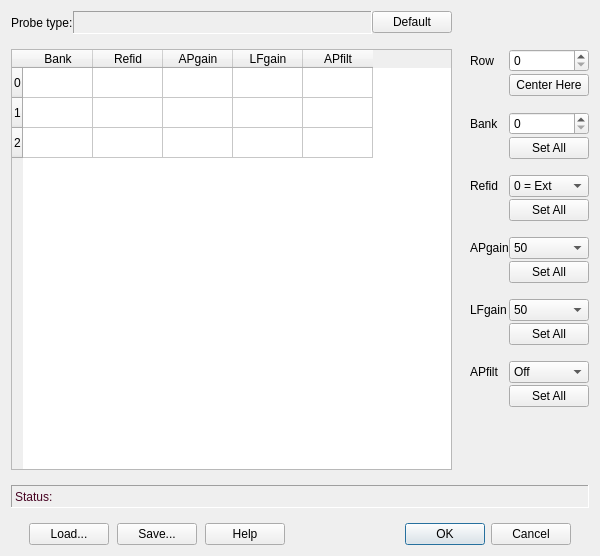
<?xml version="1.0" encoding="UTF-8"?>
<ui version="4.0">
 <class>IMROEditor_T0</class>
 <widget class="QDialog" name="IMROEditor_T0">
  <property name="windowModality">
   <enum>Qt::ApplicationModal</enum>
  </property>
  <property name="geometry">
   <rect>
    <x>0</x>
    <y>0</y>
    <width>600</width>
    <height>556</height>
   </rect>
  </property>
  <property name="minimumSize">
   <size>
    <width>600</width>
    <height>0</height>
   </size>
  </property>
  <property name="windowTitle">
   <string>Imec Readout Table Editor</string>
  </property>
  <property name="modal">
   <bool>true</bool>
  </property>
  <layout class="QGridLayout" name="gridLayout">
   <property name="horizontalSpacing">
    <number>18</number>
   </property>
   <property name="verticalSpacing">
    <number>15</number>
   </property>
   <item row="0" column="0">
    <layout class="QHBoxLayout" name="horizontalLayout">
     <property name="spacing">
      <number>0</number>
     </property>
     <item>
      <widget class="QLabel" name="prbHdr">
       <property name="sizePolicy">
        <sizepolicy hsizetype="Preferred" vsizetype="Preferred">
         <horstretch>0</horstretch>
         <verstretch>0</verstretch>
        </sizepolicy>
       </property>
       <property name="text">
        <string>Probe type:</string>
       </property>
      </widget>
     </item>
     <item>
      <widget class="QLabel" name="prbLbl">
       <property name="enabled">
        <bool>true</bool>
       </property>
       <property name="sizePolicy">
        <sizepolicy hsizetype="Expanding" vsizetype="Fixed">
         <horstretch>1</horstretch>
         <verstretch>0</verstretch>
        </sizepolicy>
       </property>
       <property name="minimumSize">
        <size>
         <width>0</width>
         <height>23</height>
        </size>
       </property>
       <property name="palette">
        <palette>
         <active>
          <colorrole role="WindowText">
           <brush brushstyle="SolidPattern">
            <color alpha="255">
             <red>71</red>
             <green>3</green>
             <blue>34</blue>
            </color>
           </brush>
          </colorrole>
         </active>
         <inactive>
          <colorrole role="WindowText">
           <brush brushstyle="SolidPattern">
            <color alpha="255">
             <red>71</red>
             <green>3</green>
             <blue>34</blue>
            </color>
           </brush>
          </colorrole>
         </inactive>
         <disabled>
          <colorrole role="WindowText">
           <brush brushstyle="SolidPattern">
            <color alpha="255">
             <red>106</red>
             <green>104</green>
             <blue>100</blue>
            </color>
           </brush>
          </colorrole>
         </disabled>
        </palette>
       </property>
       <property name="frameShape">
        <enum>QFrame::Panel</enum>
       </property>
       <property name="frameShadow">
        <enum>QFrame::Sunken</enum>
       </property>
       <property name="lineWidth">
        <number>1</number>
       </property>
       <property name="text">
        <string/>
       </property>
      </widget>
     </item>
     <item>
      <widget class="QPushButton" name="defaultBut">
       <property name="sizePolicy">
        <sizepolicy hsizetype="Preferred" vsizetype="Fixed">
         <horstretch>0</horstretch>
         <verstretch>0</verstretch>
        </sizepolicy>
       </property>
       <property name="text">
        <string>Default</string>
       </property>
      </widget>
     </item>
    </layout>
   </item>
   <item row="1" column="0">
    <widget class="QTableWidget" name="tableWidget">
     <property name="enabled">
      <bool>true</bool>
     </property>
     <property name="sizePolicy">
      <sizepolicy hsizetype="Expanding" vsizetype="Expanding">
       <horstretch>1</horstretch>
       <verstretch>0</verstretch>
      </sizepolicy>
     </property>
     <property name="horizontalScrollBarPolicy">
      <enum>Qt::ScrollBarAlwaysOff</enum>
     </property>
     <attribute name="horizontalHeaderDefaultSectionSize">
      <number>70</number>
     </attribute>
     <row>
      <property name="text">
       <string>0</string>
      </property>
     </row>
     <row>
      <property name="text">
       <string>1</string>
      </property>
     </row>
     <row>
      <property name="text">
       <string>2</string>
      </property>
     </row>
     <column>
      <property name="text">
       <string>Bank</string>
      </property>
     </column>
     <column>
      <property name="text">
       <string>Refid</string>
      </property>
     </column>
     <column>
      <property name="text">
       <string>APgain</string>
      </property>
     </column>
     <column>
      <property name="text">
       <string>LFgain</string>
      </property>
     </column>
     <column>
      <property name="text">
       <string>APfilt</string>
      </property>
     </column>
    </widget>
   </item>
   <item row="1" column="1">
    <layout class="QGridLayout" name="gridLayout_2">
     <property name="verticalSpacing">
      <number>2</number>
     </property>
     <item row="16" column="0">
      <widget class="QLabel" name="label_5">
       <property name="text">
        <string>APfilt</string>
       </property>
      </widget>
     </item>
     <item row="11" column="1">
      <widget class="QPushButton" name="apBut">
       <property name="sizePolicy">
        <sizepolicy hsizetype="Preferred" vsizetype="Fixed">
         <horstretch>0</horstretch>
         <verstretch>0</verstretch>
        </sizepolicy>
       </property>
       <property name="text">
        <string>Set All</string>
       </property>
      </widget>
     </item>
     <item row="10" column="1">
      <widget class="QComboBox" name="apCB">
       <property name="focusPolicy">
        <enum>Qt::WheelFocus</enum>
       </property>
       <item>
        <property name="text">
         <string>50</string>
        </property>
       </item>
       <item>
        <property name="text">
         <string>125</string>
        </property>
       </item>
       <item>
        <property name="text">
         <string>250</string>
        </property>
       </item>
       <item>
        <property name="text">
         <string>500</string>
        </property>
       </item>
       <item>
        <property name="text">
         <string>1000</string>
        </property>
       </item>
       <item>
        <property name="text">
         <string>1500</string>
        </property>
       </item>
       <item>
        <property name="text">
         <string>2000</string>
        </property>
       </item>
       <item>
        <property name="text">
         <string>3000</string>
        </property>
       </item>
      </widget>
     </item>
     <item row="10" column="0">
      <widget class="QLabel" name="label_3">
       <property name="text">
        <string>APgain</string>
       </property>
      </widget>
     </item>
     <item row="0" column="0">
      <widget class="QLabel" name="label_6">
       <property name="text">
        <string>Row</string>
       </property>
      </widget>
     </item>
     <item row="15" column="1">
      <spacer name="verticalSpacer_5">
       <property name="orientation">
        <enum>Qt::Vertical</enum>
       </property>
       <property name="sizeType">
        <enum>QSizePolicy::Fixed</enum>
       </property>
       <property name="sizeHint" stdset="0">
        <size>
         <width>20</width>
         <height>14</height>
        </size>
       </property>
      </spacer>
     </item>
     <item row="9" column="1">
      <spacer name="verticalSpacer_2">
       <property name="orientation">
        <enum>Qt::Vertical</enum>
       </property>
       <property name="sizeType">
        <enum>QSizePolicy::Fixed</enum>
       </property>
       <property name="sizeHint" stdset="0">
        <size>
         <width>20</width>
         <height>14</height>
        </size>
       </property>
      </spacer>
     </item>
     <item row="0" column="1">
      <widget class="QSpinBox" name="rowSB">
       <property name="maximum">
        <number>999</number>
       </property>
      </widget>
     </item>
     <item row="4" column="1">
      <widget class="QSpinBox" name="bankSB">
       <property name="sizePolicy">
        <sizepolicy hsizetype="MinimumExpanding" vsizetype="Fixed">
         <horstretch>0</horstretch>
         <verstretch>0</verstretch>
        </sizepolicy>
       </property>
      </widget>
     </item>
     <item row="7" column="0">
      <widget class="QLabel" name="label_2">
       <property name="text">
        <string>Refid</string>
       </property>
      </widget>
     </item>
     <item row="18" column="1">
      <spacer name="verticalSpacer_4">
       <property name="orientation">
        <enum>Qt::Vertical</enum>
       </property>
       <property name="sizeHint" stdset="0">
        <size>
         <width>20</width>
         <height>40</height>
        </size>
       </property>
      </spacer>
     </item>
     <item row="12" column="1">
      <spacer name="verticalSpacer_3">
       <property name="orientation">
        <enum>Qt::Vertical</enum>
       </property>
       <property name="sizeType">
        <enum>QSizePolicy::Fixed</enum>
       </property>
       <property name="sizeHint" stdset="0">
        <size>
         <width>20</width>
         <height>14</height>
        </size>
       </property>
      </spacer>
     </item>
     <item row="14" column="1">
      <widget class="QPushButton" name="lfBut">
       <property name="sizePolicy">
        <sizepolicy hsizetype="Preferred" vsizetype="Fixed">
         <horstretch>0</horstretch>
         <verstretch>0</verstretch>
        </sizepolicy>
       </property>
       <property name="text">
        <string>Set All</string>
       </property>
      </widget>
     </item>
     <item row="16" column="1">
      <widget class="QComboBox" name="hipassCB">
       <item>
        <property name="text">
         <string>Off</string>
        </property>
       </item>
       <item>
        <property name="text">
         <string>300Hz</string>
        </property>
       </item>
      </widget>
     </item>
     <item row="7" column="1">
      <widget class="QComboBox" name="refidCB">
       <property name="maxVisibleItems">
        <number>14</number>
       </property>
       <item>
        <property name="text">
         <string>0 = Ext</string>
        </property>
       </item>
       <item>
        <property name="text">
         <string>1 = Tip</string>
        </property>
       </item>
       <item>
        <property name="text">
         <string>2 = 192</string>
        </property>
       </item>
       <item>
        <property name="text">
         <string>3 = 576</string>
        </property>
       </item>
       <item>
        <property name="text">
         <string>4 = 960</string>
        </property>
       </item>
      </widget>
     </item>
     <item row="13" column="1">
      <widget class="QComboBox" name="lfCB">
       <item>
        <property name="text">
         <string>50</string>
        </property>
       </item>
       <item>
        <property name="text">
         <string>125</string>
        </property>
       </item>
       <item>
        <property name="text">
         <string>250</string>
        </property>
       </item>
       <item>
        <property name="text">
         <string>500</string>
        </property>
       </item>
       <item>
        <property name="text">
         <string>1000</string>
        </property>
       </item>
       <item>
        <property name="text">
         <string>1500</string>
        </property>
       </item>
       <item>
        <property name="text">
         <string>2000</string>
        </property>
       </item>
       <item>
        <property name="text">
         <string>3000</string>
        </property>
       </item>
      </widget>
     </item>
     <item row="13" column="0">
      <widget class="QLabel" name="label_4">
       <property name="text">
        <string>LFgain</string>
       </property>
      </widget>
     </item>
     <item row="5" column="1">
      <widget class="QPushButton" name="bankBut">
       <property name="sizePolicy">
        <sizepolicy hsizetype="Preferred" vsizetype="Fixed">
         <horstretch>0</horstretch>
         <verstretch>0</verstretch>
        </sizepolicy>
       </property>
       <property name="text">
        <string>Set All</string>
       </property>
      </widget>
     </item>
     <item row="8" column="1">
      <widget class="QPushButton" name="refidBut">
       <property name="sizePolicy">
        <sizepolicy hsizetype="Preferred" vsizetype="Fixed">
         <horstretch>0</horstretch>
         <verstretch>0</verstretch>
        </sizepolicy>
       </property>
       <property name="text">
        <string>Set All</string>
       </property>
      </widget>
     </item>
     <item row="17" column="1">
      <widget class="QPushButton" name="hipassBut">
       <property name="sizePolicy">
        <sizepolicy hsizetype="Preferred" vsizetype="Fixed">
         <horstretch>0</horstretch>
         <verstretch>0</verstretch>
        </sizepolicy>
       </property>
       <property name="text">
        <string>Set All</string>
       </property>
      </widget>
     </item>
     <item row="6" column="1">
      <spacer name="verticalSpacer">
       <property name="orientation">
        <enum>Qt::Vertical</enum>
       </property>
       <property name="sizeType">
        <enum>QSizePolicy::Fixed</enum>
       </property>
       <property name="sizeHint" stdset="0">
        <size>
         <width>20</width>
         <height>14</height>
        </size>
       </property>
      </spacer>
     </item>
     <item row="4" column="0">
      <widget class="QLabel" name="label">
       <property name="sizePolicy">
        <sizepolicy hsizetype="Preferred" vsizetype="Preferred">
         <horstretch>0</horstretch>
         <verstretch>0</verstretch>
        </sizepolicy>
       </property>
       <property name="text">
        <string>Bank</string>
       </property>
      </widget>
     </item>
     <item row="2" column="1">
      <spacer name="verticalSpacer_6">
       <property name="orientation">
        <enum>Qt::Vertical</enum>
       </property>
       <property name="sizeType">
        <enum>QSizePolicy::Fixed</enum>
       </property>
       <property name="sizeHint" stdset="0">
        <size>
         <width>20</width>
         <height>14</height>
        </size>
       </property>
      </spacer>
     </item>
     <item row="1" column="1">
      <widget class="QPushButton" name="blockBut">
       <property name="text">
        <string>Center Here</string>
       </property>
      </widget>
     </item>
    </layout>
   </item>
   <item row="2" column="0" colspan="2">
    <widget class="QLabel" name="statusLbl">
     <property name="enabled">
      <bool>true</bool>
     </property>
     <property name="sizePolicy">
      <sizepolicy hsizetype="Preferred" vsizetype="Fixed">
       <horstretch>0</horstretch>
       <verstretch>0</verstretch>
      </sizepolicy>
     </property>
     <property name="minimumSize">
      <size>
       <width>0</width>
       <height>23</height>
      </size>
     </property>
     <property name="palette">
      <palette>
       <active>
        <colorrole role="WindowText">
         <brush brushstyle="SolidPattern">
          <color alpha="255">
           <red>71</red>
           <green>3</green>
           <blue>34</blue>
          </color>
         </brush>
        </colorrole>
       </active>
       <inactive>
        <colorrole role="WindowText">
         <brush brushstyle="SolidPattern">
          <color alpha="255">
           <red>71</red>
           <green>3</green>
           <blue>34</blue>
          </color>
         </brush>
        </colorrole>
       </inactive>
       <disabled>
        <colorrole role="WindowText">
         <brush brushstyle="SolidPattern">
          <color alpha="255">
           <red>106</red>
           <green>104</green>
           <blue>100</blue>
          </color>
         </brush>
        </colorrole>
       </disabled>
      </palette>
     </property>
     <property name="frameShape">
      <enum>QFrame::Panel</enum>
     </property>
     <property name="frameShadow">
      <enum>QFrame::Sunken</enum>
     </property>
     <property name="lineWidth">
      <number>1</number>
     </property>
     <property name="text">
      <string>Status:</string>
     </property>
    </widget>
   </item>
   <item row="3" column="0" colspan="2">
    <layout class="QHBoxLayout" name="horizontalLayout_2">
     <property name="spacing">
      <number>8</number>
     </property>
     <property name="leftMargin">
      <number>18</number>
     </property>
     <property name="rightMargin">
      <number>18</number>
     </property>
     <item>
      <widget class="QPushButton" name="loadBut">
       <property name="sizePolicy">
        <sizepolicy hsizetype="Preferred" vsizetype="Fixed">
         <horstretch>0</horstretch>
         <verstretch>0</verstretch>
        </sizepolicy>
       </property>
       <property name="text">
        <string>Load...</string>
       </property>
      </widget>
     </item>
     <item>
      <widget class="QPushButton" name="saveBut">
       <property name="sizePolicy">
        <sizepolicy hsizetype="Preferred" vsizetype="Fixed">
         <horstretch>0</horstretch>
         <verstretch>0</verstretch>
        </sizepolicy>
       </property>
       <property name="text">
        <string>Save...</string>
       </property>
      </widget>
     </item>
     <item>
      <widget class="QPushButton" name="helpBut">
       <property name="text">
        <string>Help</string>
       </property>
      </widget>
     </item>
     <item>
      <spacer name="horizontalSpacer">
       <property name="orientation">
        <enum>Qt::Horizontal</enum>
       </property>
       <property name="sizeType">
        <enum>QSizePolicy::MinimumExpanding</enum>
       </property>
       <property name="sizeHint" stdset="0">
        <size>
         <width>40</width>
         <height>20</height>
        </size>
       </property>
      </spacer>
     </item>
     <item>
      <widget class="QDialogButtonBox" name="buttonBox">
       <property name="sizePolicy">
        <sizepolicy hsizetype="Preferred" vsizetype="Fixed">
         <horstretch>0</horstretch>
         <verstretch>0</verstretch>
        </sizepolicy>
       </property>
       <property name="focusPolicy">
        <enum>Qt::StrongFocus</enum>
       </property>
       <property name="orientation">
        <enum>Qt::Horizontal</enum>
       </property>
       <property name="standardButtons">
        <set>QDialogButtonBox::Cancel|QDialogButtonBox::Ok</set>
       </property>
      </widget>
     </item>
    </layout>
   </item>
  </layout>
 </widget>
 <tabstops>
  <tabstop>buttonBox</tabstop>
  <tabstop>defaultBut</tabstop>
  <tabstop>tableWidget</tabstop>
  <tabstop>loadBut</tabstop>
  <tabstop>saveBut</tabstop>
  <tabstop>helpBut</tabstop>
  <tabstop>rowSB</tabstop>
  <tabstop>blockBut</tabstop>
  <tabstop>bankSB</tabstop>
  <tabstop>bankBut</tabstop>
  <tabstop>refidCB</tabstop>
  <tabstop>refidBut</tabstop>
  <tabstop>apCB</tabstop>
  <tabstop>apBut</tabstop>
  <tabstop>lfCB</tabstop>
  <tabstop>lfBut</tabstop>
  <tabstop>hipassCB</tabstop>
  <tabstop>hipassBut</tabstop>
 </tabstops>
 <resources/>
 <connections/>
</ui>
